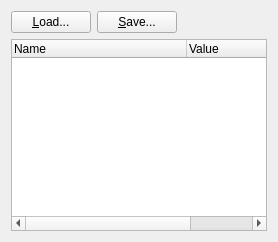
         <widget class="QWidget" name="configTab">
          <property name="sizePolicy">
           <sizepolicy hsizetype="Expanding" vsizetype="Expanding">
            <horstretch>0</horstretch>
            <verstretch>0</verstretch>
           </sizepolicy>
          </property>
          <attribute name="title">
           <string>Config</string>
          </attribute>
          <layout class="QVBoxLayout" name="verticalLayout_6">
           <item>
            <layout class="QHBoxLayout" name="horizontalLayout_4">
             <item>
              <widget class="QPushButton" name="loadConfig">
               <property name="text">
                <string>&amp;Load...</string>
               </property>
              </widget>
             </item>
             <item>
              <widget class="QPushButton" name="saveConfig">
               <property name="text">
                <string>&amp;Save...</string>
               </property>
              </widget>
             </item>
             <item>
              <spacer name="horizontalSpacer_3">
               <property name="orientation">
                <enum>Qt::Horizontal</enum>
               </property>
               <property name="sizeHint" stdset="0">
                <size>
                 <width>40</width>
                 <height>20</height>
                </size>
               </property>
              </spacer>
             </item>
            </layout>
           </item>
           <item>
            <widget class="QTreeWidget" name="configTree">
             <attribute name="headerMinimumSectionSize">
              <number>175</number>
             </attribute>
             <attribute name="headerDefaultSectionSize">
              <number>175</number>
             </attribute>
             <column>
              <property name="text">
               <string>Name</string>
              </property>
             </column>
             <column>
              <property name="text">
               <string>Value</string>
              </property>
             </column>
            </widget>
           </item>
          </layout>
         </widget>
